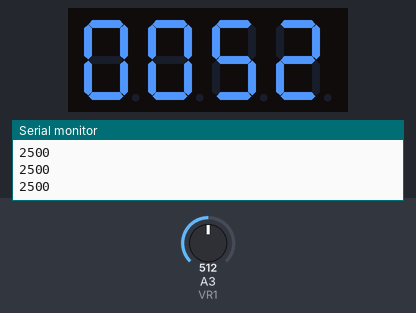
Bench run of a sketch on a simulated Arduino Mega 2560, built with avr-gcc and run on an emulated ATmega2560. On the bench: 4-digit seven-segment display, the last lines printed to the serial monitor. Wiring (inferred from the names in the program): 4-digit 7-segment display, segments lit when LOW: segments pin 22, pin 23, pin 24, pin 25, pin 26, pin 27, pin 28, pin 29; digit selects pin 37, pin 36, pin 35, pin 34. The test bench sets the inputs (shaded band); at power-on: A3 (VR1) = 512. The segment pins are drawn as the display they are named for.

Above: at 1.8 s.
1.9 s: A3 (VR1) set to 716
At 3.2 s:
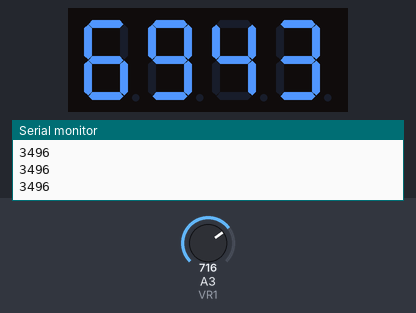
3.5 s: A3 (VR1) set to 900
At 4.4 s:
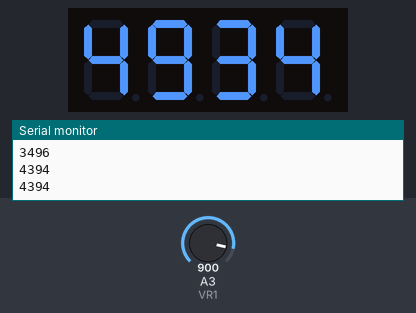
5.0 s: A3 (VR1) set to 1023
At 5.6 s:
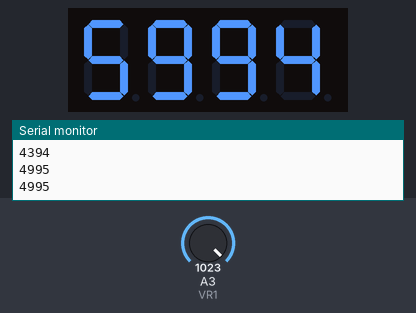
Timing chart, 0 to 8.0 s (numbered marks = the images above; inputs shaded):
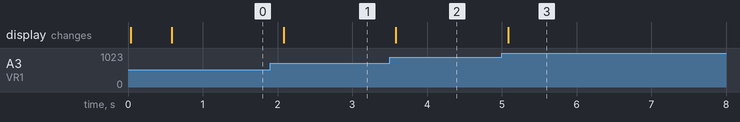

The sketch:

Bai_1c_2.ino
```cpp
#define VR1   A3

// LED 7 Doan
char PinOut[] = {22,23,24,25,26,27,28,29};
const char ctr[] = {37, 36, 35, 34};
const unsigned char code7seg[]={0xC0, 0xF9, 0xA4, 0xB0, 0x99, 0x92, 0x82, 0xF8, 0x80, 0x90};
char temp_1[4] = {0, 0, 0, 0};
int index = 0;

unsigned long oldtime_1 = 0;
unsigned long oldtime_2 = 0;
unsigned long time_1    = 5;
unsigned long time_2    = 500;

int val1;

void setPinOut(char temp);
void blinkLED(int n);
void toDisplay(int counter);
void Scanled();

void setup() {
  Serial.begin(9600);
  for(int i=0; i<8; i++)
    pinMode(PinOut[i], OUTPUT);
  for(int i=0;i<4;i++) pinMode(ctr[i], OUTPUT);

  analogReference(DEFAULT);
  toDisplay(0);
  Scanled();
  delay(1);
}

void loop() {
  if ((unsigned long) (millis() - oldtime_1) > time_1) {
    Scanled();
    oldtime_1 = millis();
  }
  if ((unsigned long) (millis() - oldtime_2) > time_2) {
    val1 = analogRead(VR1);
    val1 = map(val1, 0, 1024, 0, 5000);
    Serial.println(val1);
    toDisplay(val1);
    oldtime_2 = millis();
  }
}

// Set chan theo hex
void setPinOut(char temp) {
  for(int i=0;i<8;i++) {
    if(temp&0x01)     digitalWrite(PinOut[i], HIGH);
    else              digitalWrite(PinOut[i], LOW);
    temp=temp>>1;
  }
}

// Chuyen so sang LED 7 doan
void toDisplay(int counter) {
  temp_1[3] = counter/1000;
  temp_1[2] = (counter%1000)/100;
  temp_1[1] = ((counter%1000)%100)/10;
  temp_1[0] = counter%10;
}


// Scan LED
void Scanled() {
    unsigned char ch;

    digitalWrite(ctr[index==0?3:(index-1)], HIGH);

    ch = temp_1[index];
   setPinOut(code7seg[ch]);

    digitalWrite(ctr[index], LOW);
    index++;
    if (index>=4) index = 0;
}
```

Measured:
- after the input at 1.9 s, the display: changes after 0.19 s (image 1)
- after the input at 3.5 s, the display: changes after 0.08 s (image 2)
- after the input at 5.0 s, the display: changes after 0.08 s (image 3)
